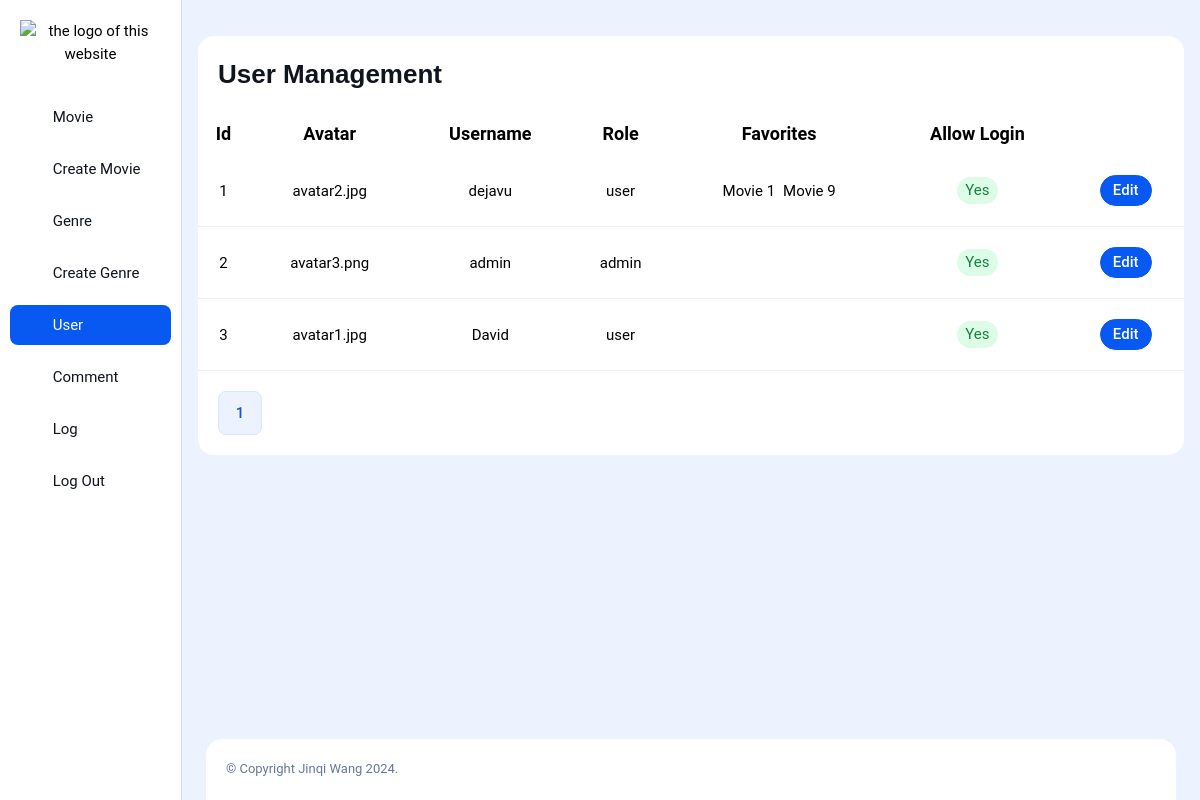
Page /manageUser (signed in) on the committed database.
### app/models.py (models this page shows)
class User(db.Model):
    id = db.Column(db.Integer, autoincrement=True, primary_key=True)
    username = db.Column(db.String(20), nullable=False)
    password = db.Column(db.String(15), nullable=False)
    role = db.Column(db.String(10), nullable=False, default='user')
    favorite_movies = db.relationship('Movie',
                                      secondary=user_movie_favorite,
                                      backref='users_who_favorite')
    avatar = db.Column(db.String(120), nullable=True)
    is_active = db.Column(db.Integer, nullable=False, default=1)

class Movie(db.Model):
    id = db.Column(db.Integer, autoincrement=True, primary_key=True)
    movie_title = db.Column(db.String(70), nullable=False)
    release_date = db.Column(db.Date, nullable=False)
    runtime = db.Column(db.Integer, nullable=False)
    overview = db.Column(db.Text, nullable=False)
    tagline = db.Column(db.Text, nullable=False)
    backdrop_path = db.Column(db.String(100), nullable=False)
    poster_path = db.Column(db.String(100), nullable=False)
    spoken_languages = db.Column(db.String(100), nullable=False)
    director = db.Column(db.String(100), nullable=False)
    average_rating = db.Column(db.Float, nullable=False)
    certificate = db.Column(db.String(10), nullable=False)
    star1 = db.Column(db.String(30), nullable=False)
    star2 = db.Column(db.String(30), nullable=False)
    genres = db.relationship('Genre', secondary=movie_genre,
                             backref='belong_genre')

### app/views.py (the view)
@app.route('/manageUser', methods=['GET', 'POST'])
def manageUser():
    app.logger.info("The user management page is requested")
    userid = session.get('userid')
    if userid is None:
        return redirect(url_for('login'))
    role = session.get('role')
    if (role == 'user'):
        return redirect(url_for('index'))
    try:
        page = request.args.get('page', 1, type=int)
        per_page = 10
        user_list = User.query.paginate(
            page=page, per_page=per_page, error_out=False)
        return render_template('manageUser.html',
                               title='User Management',
                               user_list=user_list)
    except Exception as e:
        app.logger.error(f"An error appears when loading user management page：{str(e)}")

### app/templates/manageUser.html (shortened to what this page needs)
<!DOCTYPE html>
<html lang="en">
<head>
    <link rel="stylesheet" href="../static/css/bootstrap.min.css">
    <link rel="stylesheet" href="../static/css2/main.css">
    <link rel="stylesheet" href="../static/phosphor-icons/Fonts/regular/style.css">
</head>
<body>
<aside class="sidebar">
    <div class="sidebar__logo text-center p-20 position-sticky inset-block-start-0 bg-white w-100 z-1 pb-10">
        <img src="../static/img/logo.png" alt="the logo of this website">
    </div>
    <div class="sidebar-menu-wrapper overflow-y-auto scroll-sm">
        <div class="p-10 pt-10">
            <ul class="sidebar-menu">
                <li class="sidebar-menu__item">
                    <li class="sidebar-menu__item">
                    <a href="/manageMovie" class="sidebar-menu__link">
                        <span class="icon"><i class="ph ph-clipboard-text"></i></span>
                        <span class="text">Movie</span>
                    </a>
                </li>
                <li class="sidebar-menu__item">
                    <a href="/createMovie" class="sidebar-menu__link">
                        <span class="icon"><i class="ph ph-bookmarks"></i></span>
                        <span class="text">Create Movie</span>
                    </a>
                </li>
                <li class="sidebar-menu__item">
                    <a href="/manageGenre" class="sidebar-menu__link">
                        <span class="icon"><i class="ph ph-list-bullets"></i></span>
                        <span class="text">Genre</span>
                    </a>
                </li>
                <li class="sidebar-menu__item">
                    <a href="/create_genre" class="sidebar-menu__link">
                        <span class="icon"><i class="ph ph-list-plus"></i></span>
                        <span class="text">Create Genre</span>
                    </a>
                </li>
                <li class="sidebar-menu__item activePage">
                    <a href="/manageUser" class="sidebar-menu__link">
                        <span class="icon"><i class="ph ph-user-list"></i></span>
                        <span class="text">User</span>
                    </a>
                </li>
                <li class="sidebar-menu__item">
                    <a href="/manage_comment" class="sidebar-menu__link">
                        <span class="icon"><i class="ph ph-file-text"></i></span>
                        <span class="text">Comment</span>
                    </a>
                </li>
                <li class="sidebar-menu__item">
                    <a href="/userLog" class="sidebar-menu__link">
                        <span class="icon"><i class="ph ph-user"></i></span>
                        <span class="text">Log</span>
                    </a>
                </li>
                <li class="sidebar-menu__item">
                    <a href="/logout" class="sidebar-menu__link">
                        <span class="icon"><i class="ph ph-sign-out"></i></span>
                        <span class="text">Log out</span>
                    </a>
                </li>
            </ul>
        </div>
    </div>
</aside>
<div class="dashboard-main-wrapper">
    <div class="dashboard-body">
        <div class="card-body p-0 overflow-x-auto scroll-sm scroll-sm-horizontal">
            <div class="card mt-12 overflow-hidden">
                <div class="card-header">
                    <div class="mb-0 flex-between flex-wrap gap-8">
                        <h1 class="h3 mb-0">User Management</h1>
                    </div>
                </div>
                <div class="card-body p-0 overflow-x-auto scroll-sm scroll-sm-horizontal">
                    {% if not user_list.items %}
                    <table class="table style-three mb-0">
                    {% else %}
                    <table class="table style-three mb-0" id="movieTable">
                    {% endif %}
                        <thead>
                        <tr>
                            <th class="text-center text-18">Id</th>
                            <th class="text-center text-18">Avatar</th>
                            <th class="text-center text-18">Username</th>
                            <th class="text-center text-18">Role</th>
                            <th class="text-center text-18">Favorites</th>
                            <th class="text-center text-18">Allow Login</th>
                            <td></td>
                        </tr>
                        </thead>
                        <tbody>
                        {% if not user_list.items %}
                            <tr>
                                <td colspan="6" class="text-center">There is no user</td>
                            </tr>
                        {% else %}
                            {% for user in user_list.items %}
                            <tr>
                                <td>
                                   <div class="flex-align gap-8 justify-content-center">
                                        <p class="mb-0">{{ user.id }}</p>
                                   </div>
                                </td>
                                <td>
                                    <div class="flex-align gap-8 justify-content-center">
                                        <p class="mb-0">{{ user.avatar }}</p>
                                    </div>
                                </td>
                                <td>
                                    <div class="flex-align gap-8 justify-content-center">
                                        <p class="mb-0">{{ user.username }}</p>
                                    </div>
                                </td>
                                <td>
                                    <div class="flex-align gap-8 justify-content-center">
                                        <p class="mb-0">{{ user.role }}</p>
                                    </div>
                                </td>
                                <td>
                                    <div class="flex-align gap-8 justify-content-center">
                                        {% for movie in user.favorite_movies %}
                                        <p class="mb-0">Movie {{ movie.id }}</p>
                                        {% endfor %}
                                    </div>
                                </td>
                                <td>
                                    <div class="flex-align gap-8 justify-content-center">
                                        {% if user.is_active == 0 %}
                                                <span class="text-15 py-2 px-8 bg-danger-50 text-danger-700 d-inline-flex align-items-center gap-8 rounded-pill">
                                                    No</span>
                                            {% else %}
                                                <span class="text-15 py-2 px-8 bg-success-50 text-success-700 d-inline-flex align-items-center gap-8 rounded-pill">
                                                    Yes</span>
                                            {% endif %}
                                    </div>
                                </td>
                                 <td>
                                    <div class="flex-align justify-content-center gap-8">
                                        <a href="{{ url_for('edit_user', user_id=user.id) }}"
                                            class="btn btn-main rounded-pill py-7">Edit</a>
                                    </div>
                                </td>
                            </tr>
                            {% endfor %}
                        {% endif %}
                        </tbody>
                    </table>
                </div>
                {% if user_list.items %}
                <div class="card-footer flex-between flex-wrap">
                    <ul class="pagination flex-align flex-wrap">
                    {% for page in range(1, user_list.pages + 1) %}
                        <li class="page-item {% if page == user_list.page %}active{% endif %}">
                            <a class="page-link h-44 w-44 flex-center text-15 rounded-8 fw-medium text-info-700" href="{{ url_for('manageUser', page=page) }}">{{ page }}</a>
                        </li>
                    {% endfor %}
                    </ul>
                </div>
                {% endif %}
            </div>
        </div>
    </div>
    <div class="dashboard-footer">
    <div class="flex-between flex-wrap gap-16">
        <p class="text-gray-300 text-13 fw-normal"> &copy; Copyright Jinqi Wang 2024.</p>
    </div>
</div>
</div>
</body>
</html>

### rows in the picture
User: id "1", avatar "avatar2.jpg", username "dejavu", role "user", is_active "Yes"
Movie: id "1"
Movie: id "9"
User: id "2", avatar "avatar3.png", username "admin", role "admin", is_active "Yes"
User: id "3", avatar "avatar1.jpg", username "David", role "user", is_active "Yes"

### other values in the picture
{{ page }} "1"
